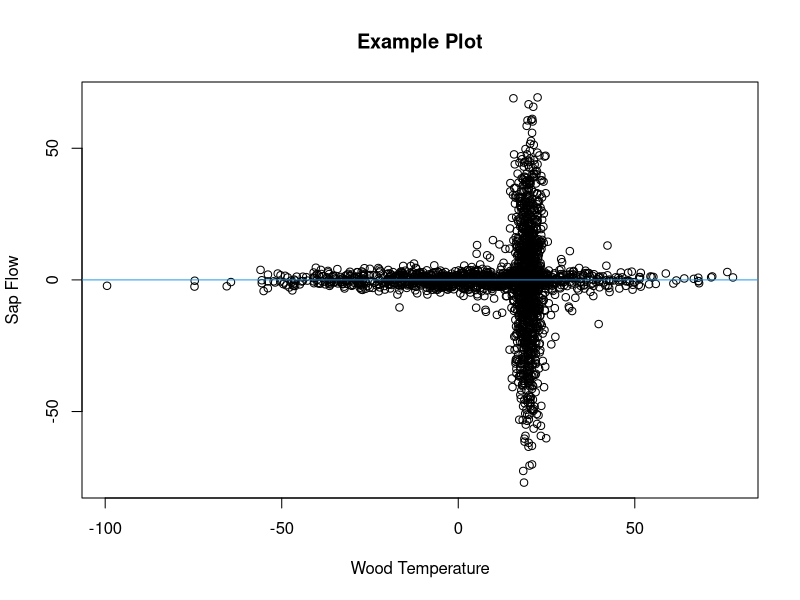

The R script that drew this image: (Note: this script raises an error after producing the figure.)

# Finding Critical Points

# David Moore
# University of New Hampshire Ecohydrology Lab
# May 2023
# davidblakneymoore@gmail.com


# The Explanation

# There are situations where data points, when plotted, cluster around the
# horizontal axis except when they're near a particular value along that axis.
# A picture will help describe this situation.

Predictor_Variable <- c(rnorm(1000, 0, 25), rnorm(1000, 20, 2), rnorm(100, 20, 10))
Response_Variable <- c(rnorm(1000, 0, 2), rnorm(1000, 0, 25), rnorm(100, 0, 10))
Data_Frame <- data.frame(Predictor_Variable = Predictor_Variable, Response_Variable = Response_Variable)
plot(Response_Variable ~ Predictor_Variable, Data_Frame, main = 'Example Plot', xlab = 'Wood Temperature', ylab = 'Sap Flow')
abline(h = 0, col = 4)

# This figure is included in this repository - it's called 'Example Plot 1'.

# This made-up data mimics what I've seen in my studies on winter-dormant-
# season sap flow, where wood temperature is the predictor variable and sap
# flow is the response variable. At extreme wood temperature values, there is
# essentially no sap flow, but when wood temperature values approach a
# particular value (which may be species-specific) from above or below, sap
# flows either downward or upward in deciduous hardwoods.

# In these scenarios, the value of the predictor variable at which the response
# variable is most variable is unknown. This value, which I'll call the
# 'critical value', must be identified and likely has physiological
# significance for the tree. Here, I propose a method to estimate these
# critical values.

# To estimate a critical value, I propose to split the plane of the plot up
# into four quadrants. The quadrants will come together at a point on the
# horizontal axis somewhere between the minimum and maximum values of the
# predictor variable. These quadrants will be delineated by two lines that
# cross on the horizontal axis and that have slopes of equal magnitude but of
# different signs (in other words, the lines that delineate the quadrants are
# reflections of each other about the vertical line that passes through the
# point where the lines delineating the quadrant cross). Again, a figure will
# help to illustrate this concept.

Horizontal_Axis_Intercept_Interval <- 0.1
Vertical_Axis_Intercept_Interval <- 0.1
Slope_Interval <- 0.01
Angles <- seq((0 + Slope_Interval), ((pi / 2) - Slope_Interval), Slope_Interval)
Horizontal_Axis_Intercepts <- seq(min(Data_Frame$Predictor_Variable), max(Data_Frame$Predictor_Variable), by = Horizontal_Axis_Intercept_Interval)
Vertical_Axis_Intercepts <- seq(min(Data_Frame$Predictor_Variable), max(Data_Frame$Predictor_Variable), by = Vertical_Axis_Intercept_Interval)
i <- sample(seq_len(length((Horizontal_Axis_Intercepts))), 1)
j <- sample(seq_len(length((Vertical_Axis_Intercepts))), 1)
k <- sample(seq_len(length(Angles)), 1)
Bottommost_Points <- ifelse((Data_Frame$Response_Variable < ((tan(Angles[k]) * Data_Frame$Predictor_Variable) + Vertical_Axis_Intercepts[j] - (Horizontal_Axis_Intercepts[i] * tan(Angles[k])))) & (Data_Frame$Response_Variable < ((-tan(Angles[k]) * Data_Frame$Predictor_Variable) + Vertical_Axis_Intercepts[j] + (Horizontal_Axis_Intercepts[i] * tan(Angles[k])))), T, F)
Leftmost_Regions <- ifelse((Data_Frame$Response_Variable > ((tan(Angles[k]) * Data_Frame$Predictor_Variable) + Vertical_Axis_Intercepts[j] - (Horizontal_Axis_Intercepts[i] * tan(Angles[k])))) & (Data_Frame$Response_Variable < ((-tan(Angles[k]) * Data_Frame$Predictor_Variable) + Vertical_Axis_Intercepts[j] + (Horizontal_Axis_Intercepts[i] * tan(Angles[k])))), T, F)
Topmost_Points <- ifelse((Data_Frame$Response_Variable > ((tan(Angles[k]) * Data_Frame$Predictor_Variable) + Vertical_Axis_Intercepts[j] - (Horizontal_Axis_Intercepts[i] * tan(Angles[k])))) & (Data_Frame$Response_Variable > ((-tan(Angles[k]) * Data_Frame$Predictor_Variable) + Vertical_Axis_Intercepts[j] + (Horizontal_Axis_Intercepts[i] * tan(Angles[k])))), T, F)
Rightmost_Points <- ifelse((Data_Frame$Response_Variable < ((tan(Angles[k]) * Data_Frame$Predictor_Variable) + Vertical_Axis_Intercepts[j] - (Horizontal_Axis_Intercepts[i] * tan(Angles[k])))) & (Data_Frame$Response_Variable > ((-tan(Angles[k]) * Data_Frame$Predictor_Variable) + Vertical_Axis_Intercepts[j] + (Horizontal_Axis_Intercepts[i] * tan(Angles[k])))), T, F)
Bottommost_Points <- Data_Frame[Bottommost_Points, ]
Leftmost_Regions <- Data_Frame[Leftmost_Regions, ]
Topmost_Points <- Data_Frame[Topmost_Points, ]
Rightmost_Points <- Data_Frame[Rightmost_Points, ]
plot(Response_Variable ~ Predictor_Variable, Data_Frame, type = 'n', main = 'Example Plot', xlab = 'Wood Temperature', ylab = 'Sap Flow')
points(Bottommost_Points$Predictor_Variable, Bottommost_Points$Response_Variable, pch = 20, col = 2)
points(Leftmost_Regions$Predictor_Variable, Leftmost_Regions$Response_Variable, pch = 20, col = 3)
points(Topmost_Points$Predictor_Variable, Topmost_Points$Response_Variable, pch = 20, col = 4)
points(Rightmost_Points$Predictor_Variable, Rightmost_Points$Response_Variable, pch = 20, col = 5)
abline(a = (Vertical_Axis_Intercepts[j] - (Horizontal_Axis_Intercepts[i] * tan(Angles[k]))), b = (tan(Angles[k])))
abline(a = (Vertical_Axis_Intercepts[j] + (Horizontal_Axis_Intercepts[i] * tan(Angles[k]))), b = (-tan(Angles[k])))
abline(h = 0)

# To find the critical value, two major processes will happen. First, the lines
# delineating the quadrants will start at the leftmost data point and
# incrementally move rightward along the horizontal axis. Second, at each of
# the horizontal axis intercepts where these two lines meet, the angles of
# these lines will vary incrementally from 0 to pi / 2. For each combination of
# horizontal axis intercept and angle, a least-squares value will be
# calculated. This least-squares value will be the sum of the squared residuals
# from the topmost and bottommost quadrants (these residuals are the difference
# between the data points in these two quadrants and the vertical line that
# passes through the point where the lines delineating the quadrants cross)
# taken together and from the leftmost and rightmost quadrants (these residuals
# are the difference between the data points in these two quadrants and the
# horizontal axis) taken together. The critical point will be the value of the
# predictor variable that generates the minimum least-squares value.

# Actually, a third minor process will happen concurrently also. The vertical
# position of this critical point will be allowed to vary as well. Although, in
# theory, sap flow will approach 0 at extreme temperatures, in practice, sap
# flow values are typically off by a small amount due to probe misalignment
# (details can be found in Burgess et al., 2001). Therefore, in order to
# determine the empirical value for no sap flow, this critical point will be
# allowed to vary vertically, and the vertical position of this critical point
# will be subtracted from all sap flow values to reset the baseline to 0.

# An even better and more descriptive figure that helps to explain this process
# is included in this repository - it's called 'Example Plot 2.jpeg'.

# This function takes six arguments. The first two are required.

# The 'Predictor_Variable' argument specifies which variable will be treated as
# the variable on the horizontal axis. If the 'Data_Frame' argument is used to
# specify a data frame containing the predictor variable column, the
# 'Predictor_Variable' argument should not be written as a character string (it
# should not be surrounded by quotation marks). If the 'Data_Frame' argument is
# not used, the 'Predictor_Variable' argument should  be written as a character
# string, surrounded by quotation marks. This argument must be numeric and of
# the same length as the 'Response_Variable' argument.

# The 'Response_Variable' argument specifies which variable will be treated as
# the variable on the vertical axis. If the 'Data_Frame' argument is used to
# specify a data frame containing the response variable column, the
# 'Response_Variable' argument should not be written as a character string (it
# should not be surrounded by quotation marks). If the 'Data_Frame' argument is
# not used, the 'Response_Variable' argument should  be written as a character
# string, surrounded by quotation marks. This argument must be numeric and of
# the same length as the 'Predictor_Variable' argument.

# The 'Data_Frame' argument is optional and can be used to identify an object
# of class 'data.frame' that contains both the predictor and response
# variables.

# The 'Slope_Interval' argument specifies, in radians, how gradually slopes
# (angles) should increase from 0 to pi / 2. Smaller 'Slope_Interval' values
# will cause the function to take longer to run but will lead to more accurate
# critical values. This argument must be numeric, of length 1, and between 0
# and pi / 2.

# The 'Horizontal_Axis_Intercept_Interval' argument specifies, in whatever
# units the predictor variable is in, how gradually the quadrants shift from
# right to left. Smaller 'Horizontal_Axis_Intercept_Interval' values will cause
# the function to take longer to run but will lead to more accurate critical
# values. This argument must be numeric, of length 1, and between 0
# and the domain of the predictor variable.

# The 'Vertical_Axis_Intercept_Interval' argument specifies, in whatever units
# the response variable is in, how gradually the quadrants shift from top to
# bottom. Smaller 'Vertical_Axis_Intercept_Interval' values will cause the
# function to take longer to run but will lead to more accurate critical
# values. This argument must be numeric, of length 1, and between 0 and the
# domain of the response variable.


# The Function

Function_for_Finding_the_Critical_Point <- function (Predictor_Variable, Response_Variable, Data_Frame, Slope_Interval = 0.01, Horizontal_Axis_Intercept_Interval = 0.1, Vertical_Axis_Intercept_Interval = 0.1) {
  if (is.null(Data_Frame)) {
    if (!is.numeric(Predictor_Variable) | !is.numeric(Response_Variable)) {
      stop ("'Predictor_Variable' and 'Response_Variable' must be numeric variables.")
    }
    if (length(Predictor_Variable) != length(Response_Variable)) {
      stop ("'Predictor_Variable' and 'Response_Variable' must be of the same length.")
    }
    Predictor_Variable_Name <- deparse(substitute(Predictor_Variable))
    Response_Variable_Name <- deparse(substitute(Response_Variable))
    Data_Frame <- data.frame(Predictor_Variable = Predictor_Variable, Response_Variable = Response_Variable)
  } else if (!is.null(Data_Frame)) {
    if (class(Data_Frame) != 'data.frame') {
      stop ("'Data_Frame' must be of class 'data.frame'.")
    }
    Predictor_Variable_Name <- deparse(substitute(Predictor_Variable))
    Response_Variable_Name <- deparse(substitute(Response_Variable))
    Predictor_Variable <- Data_Frame[, deparse(substitute(Predictor_Variable))]
    Response_Variable <- Data_Frame[, deparse(substitute(Response_Variable))]
    if (!is.numeric(Predictor_Variable) | !is.numeric(Response_Variable)) {
      stop ("'Predictor_Variable' and 'Response_Variable' must be numeric variables.")
    }
    if (length(Predictor_Variable) != length(Response_Variable)) {
      stop ("'Predictor_Variable' and 'Response_Variable' must be of the same length.")
    }
    Data_Frame <- data.frame(Predictor_Variable = Predictor_Variable, Response_Variable = Response_Variable)
  }
  if (!is.numeric(Horizontal_Axis_Intercept_Interval)) {
    stop ("'Horizontal_Axis_Intercept_Interval' must be numeric.")
  }
  if (length(Horizontal_Axis_Intercept_Interval) != 1) {
    stop ("'Horizontal_Axis_Intercept_Interval' must be a single value.")
  }
  if (Horizontal_Axis_Intercept_Interval <= 0 | Horizontal_Axis_Intercept_Interval >= (max(Data_Frame$Predictor_Variable) - min(Data_Frame$Predictor_Variable))) {
    stop ("'Horizontal_Axis_Intercept_Interval' must be greater than 0 and smaller than the difference between the maximum and minimum values of the predictor variable.")
  }
  if (!is.numeric(Vertical_Axis_Intercept_Interval)) {
    stop ("'Vertical_Axis_Intercept_Interval' must be numeric.")
  }
  if (length(Vertical_Axis_Intercept_Interval) != 1) {
    stop ("'Vertical_Axis_Intercept_Interval' must be a single value.")
  }
  if (Vertical_Axis_Intercept_Interval <= 0 | Vertical_Axis_Intercept_Interval >= (max(Data_Frame$Response_Variable) - min(Data_Frame$Response_Variable))) {
    stop ("'Vertical_Axis_Intercept_Interval' must be greater than 0 and smaller than the difference between the maximum and minimum values of the response variable.")
  }
  if (!is.numeric(Slope_Interval)) {
    stop ("'Slope_Interval' must be numeric.")
  }
  if (length(Slope_Interval) != 1) {
    stop ("'Slope_Interval' must be a single value.")
  }
  if (Slope_Interval <= 0 | Slope_Interval >= pi / 2) {
    stop ("'Slope_Interval' must be greater than 0 and less than pi / 2.")
  }
  Angles <- seq((0 + Slope_Interval), ((pi / 2) - Slope_Interval), Slope_Interval)
  Horizontal_Axis_Intercepts <- seq(min(Data_Frame$Predictor_Variable), max(Data_Frame$Predictor_Variable), by = Horizontal_Axis_Intercept_Interval)
  Vertical_Axis_Intercepts <- seq(min(Data_Frame$Response_Variable), max(Data_Frame$Response_Variable), by = Vertical_Axis_Intercept_Interval)
  Output <- list(NULL)
  Counter <- 1
  for (i in seq_len(length(Horizontal_Axis_Intercepts))) {
    for (j in seq_len(length(Vertical_Axis_Intercepts))) {
      for (k in seq_len(length(Angles))) {
        Bottommost_Points <- ifelse((Data_Frame$Response_Variable < ((tan(Angles[k]) * Data_Frame$Predictor_Variable) + Vertical_Axis_Intercepts[j] - (Horizontal_Axis_Intercepts[i] * tan(Angles[k])))) & (Data_Frame$Response_Variable < ((-tan(Angles[k]) * Data_Frame$Predictor_Variable) + Vertical_Axis_Intercepts[j] + (Horizontal_Axis_Intercepts[i] * tan(Angles[k])))), T, F)
        Leftmost_Regions <- ifelse((Data_Frame$Response_Variable > ((tan(Angles[k]) * Data_Frame$Predictor_Variable) + Vertical_Axis_Intercepts[j] - (Horizontal_Axis_Intercepts[i] * tan(Angles[k])))) & (Data_Frame$Response_Variable < ((-tan(Angles[k]) * Data_Frame$Predictor_Variable) + Vertical_Axis_Intercepts[j] + (Horizontal_Axis_Intercepts[i] * tan(Angles[k])))), T, F)
        Topmost_Points <- ifelse((Data_Frame$Response_Variable > ((tan(Angles[k]) * Data_Frame$Predictor_Variable) + Vertical_Axis_Intercepts[j] - (Horizontal_Axis_Intercepts[i] * tan(Angles[k])))) & (Data_Frame$Response_Variable > ((-tan(Angles[k]) * Data_Frame$Predictor_Variable) + Vertical_Axis_Intercepts[j] + (Horizontal_Axis_Intercepts[i] * tan(Angles[k])))), T, F)
        Rightmost_Points <- ifelse((Data_Frame$Response_Variable < ((tan(Angles[k]) * Data_Frame$Predictor_Variable) + Vertical_Axis_Intercepts[j] - (Horizontal_Axis_Intercepts[i] * tan(Angles[k])))) & (Data_Frame$Response_Variable > ((-tan(Angles[k]) * Data_Frame$Predictor_Variable) + Vertical_Axis_Intercepts[j] + (Horizontal_Axis_Intercepts[i] * tan(Angles[k])))), T, F)
        Vertical_Points <- Data_Frame[Bottommost_Points | Topmost_Points, ]
        Vertical_Sum_of_Squared_Residuals <- sum((Vertical_Points$Predictor_Variable - Horizontal_Axis_Intercepts[i]) ^ 2)
        Horizontal_Points <- Data_Frame[Leftmost_Regions | Rightmost_Points, ]
        Horizontal_Sum_of_Squared_Residuals <- sum((Horizontal_Points$Response_Variable) ^ 2)
        Overall_Sum_of_Squared_Residuals <- Vertical_Sum_of_Squared_Residuals + Horizontal_Sum_of_Squared_Residuals
        Output[[Counter]] <- list(Horizontal_Axis_Intercept = Horizontal_Axis_Intercepts[i], Vertical_Axis_Intercept = Vertical_Axis_Intercepts[j], Angle = Angles[k], Overall_Sum_of_Squared_Residuals = Overall_Sum_of_Squared_Residuals, Bottommost_Points_List = Data_Frame[Bottommost_Points, ], Leftmost_Points_List = Data_Frame[Leftmost_Regions, ], Topmost_Points_List = Data_Frame[Topmost_Points, ], Rightmost_Points_List = Data_Frame[Rightmost_Points, ], Vertical_Points = Vertical_Points, Horizontal_Points = Horizontal_Points)
        Counter <- Counter + 1
      }
    }
  }
  Output[[which.min(sapply(Output, `[`, 'Overall_Sum_of_Squared_Residuals'))]]
}


# An Example

# Let's see if we can identify the critical point for the made-up data we
# generated in the 'The Explanation' section.

(Output <- Function_for_Finding_the_Critical_Point(Predictor_Variable, Response_Variable, Data_Frame))
plot(Response_Variable ~ Predictor_Variable, Data_Frame, main = 'Example Plot', xlab = 'Wood Temperature', ylab = 'Sap Flow')
abline(h = Output$Vertical_Axis_Intercept, col = 4)
abline(v = Output$Horizontal_Axis_Intercept, col = 4)

# I think the function did a nice job!


# Works Cited

# Burgess, S.S.O., M.A. Adams, N.C. Turner, C.R. Beverly, C.K. Ong, A.A.H.
# Khan, and T.M. Bleby. 2001. An improved heat pulse method to measure low and
# reverse rates of sap flow in woody plants. Tree Physiol. 21:589-598.
